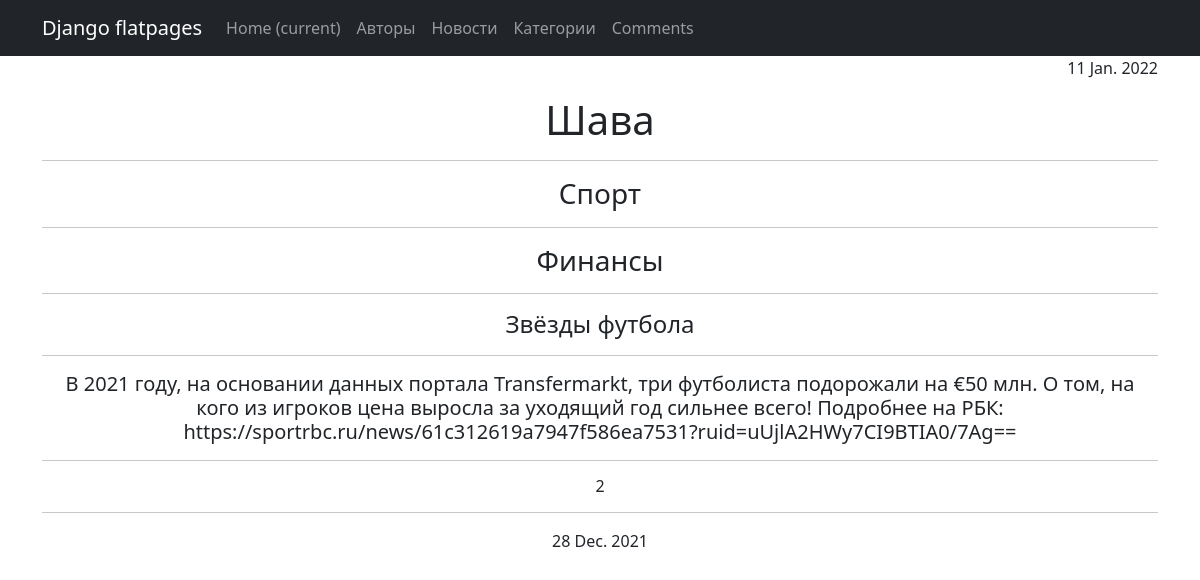
Screenshot of /authors/1 with the database file from the repository.
### news/models.py (models this page shows, shortened)
class Post(models.Model):
    author = models.ForeignKey(Author, on_delete=models.CASCADE)
    NEWS = 'NW'
    ARTICLE = 'AR'
    CATEGORY_CHOICES = (
        (NEWS, 'Новости'),
        (ARTICLE, 'Статья'),
    )
    categoryType = models.CharField(max_length=2, choices=CATEGORY_CHOICES, default=ARTICLE)
    dateCreation = models.DateTimeField(auto_now_add=True)
    postCategory = models.ManyToManyField(Category, through='PostCategory')
    title = models.CharField(max_length=128)
    text = models.TextField()
    rating = models.SmallIntegerField(default=0)

class Author(models.Model):
    authorUser = models.OneToOneField(User, on_delete=models.CASCADE)
    ratingAuthor = models.SmallIntegerField(default=0)
    def __str__(self):
        return self.authorUser.username

class Category(models.Model):
    name = models.CharField(max_length=64, unique=True)
    def __str__(self):
        return self.name

### news/views.py (the view)
# urls.py: path('<int:pk>', PostsDetail.as_view()),
class PostsDetail(DetailView):
    model = Post
    template_name = 'news2.html'
    context_object_name = 'Post'
    def get_context_data(self, **kwargs):
        context = super().get_context_data(**kwargs)
        context['time_now'] = datetime.utcnow()
        context['value1'] = None
        return context

### news/templatetags/my_filters.py (called while the page is built)
@register.filter(name='Censor')
def Censor(value):
    censor_list = ['дебил',
                   'дурак',
                   'придурок']
    value1 = (str(value)).split()
    for i in censor_list:
        for j in value1:
            if j == i:
                value1.remove(i)
    value = ' '.join(value1)
    return str(value)

### news/templates/news2.html (shortened to what this page needs)
{% extends 'flatpages/default.html' %}
{% load my_filters %}
{% block content %}
<h7><p style="text-align: right;">{{ time_now|date:'d M. Y' }}</p></h7>
<h1>{{ Post.author }}</h1>
{%for new in Post.postCategory.all%}
<hr><h3>{{ new }}</hr></h3>
{% endfor %}
<hr><h4>{{ Post.title|Censor }}</hr></h4>
<hr><h5>{{ Post.text|Censor }}</hr></h5>
<hr><h6>{{ Post.rating }}</hr></h6>
<hr><h7>{{ Post.dateCreation|date:'d M. Y' }}</hr></h7>
{% endblock content %}

### rows the page displays
Post: author "Шава", title|Censor "Звёзды футбола", text|Censor "В 2021 году, на основании данных портала Transfermarkt, три футболиста подорожали на €50 млн. О том, на кого из игроков цена выросла за уходящий год сильнее всего! Подробнее на РБК: https://sportrbc.ru/news/61c312619a7947f586ea7531?ruid=uUjlA2HWy7CI9BTIA0/7Ag==", rating "2", dateCreation "28 Dec. 2021"
Category: name "Спорт"
Category: name "Финансы"

### other values shown
{{ time_now|date:'d M. Y' }} "11 Jan. 2022"
